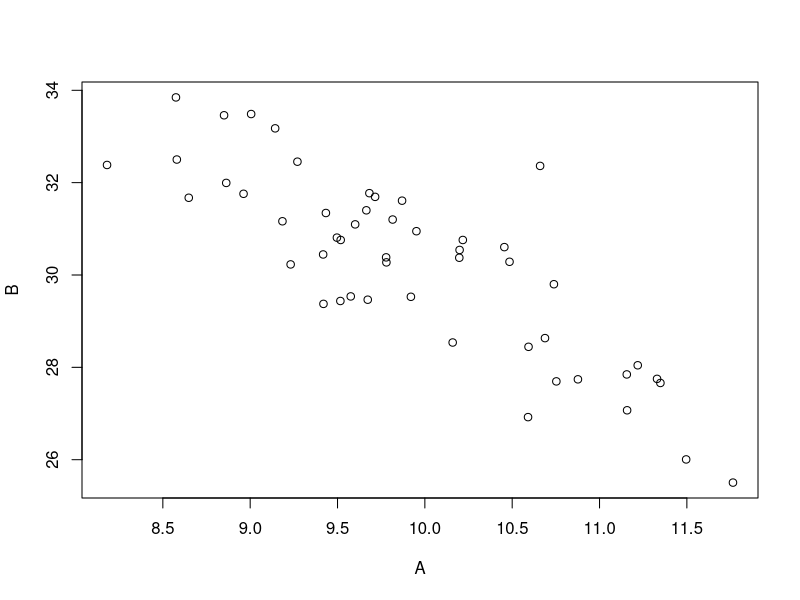
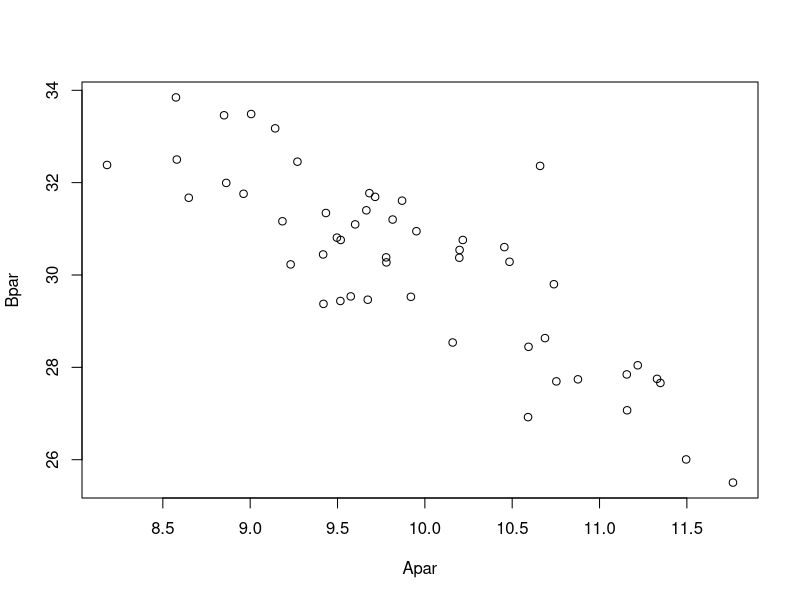
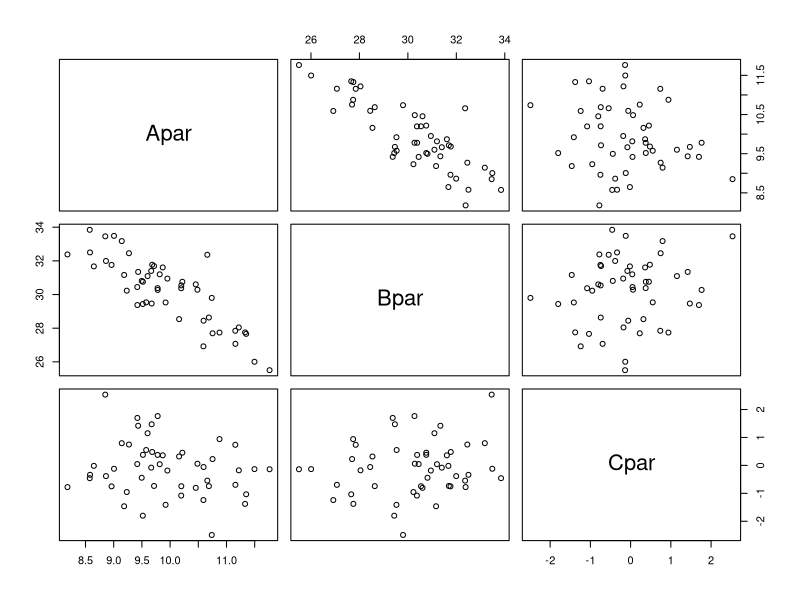
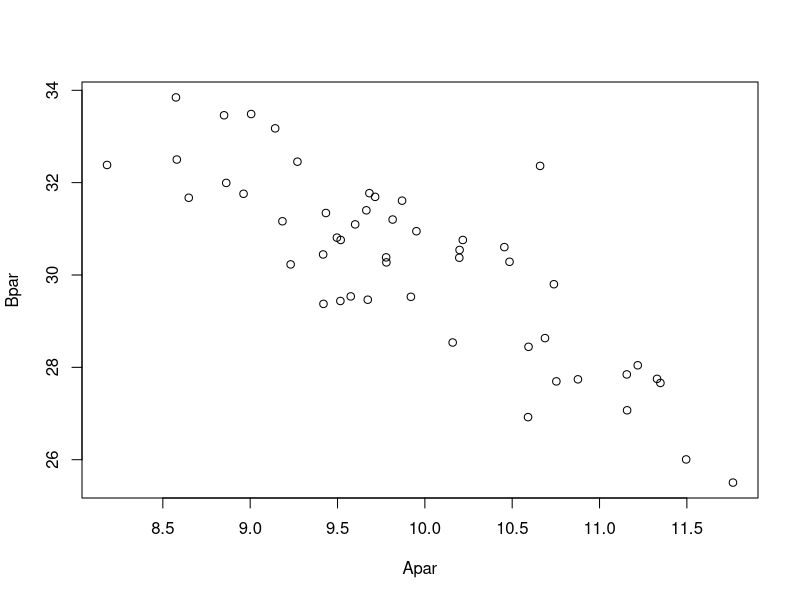
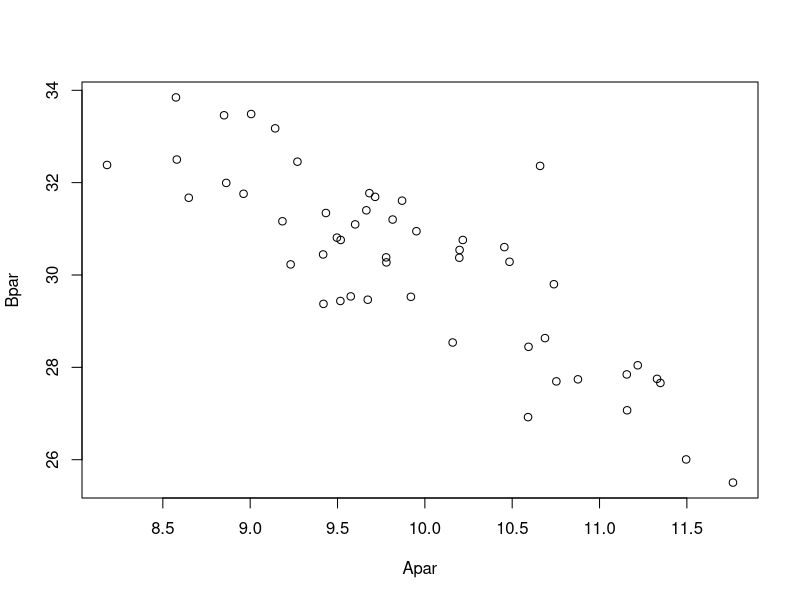
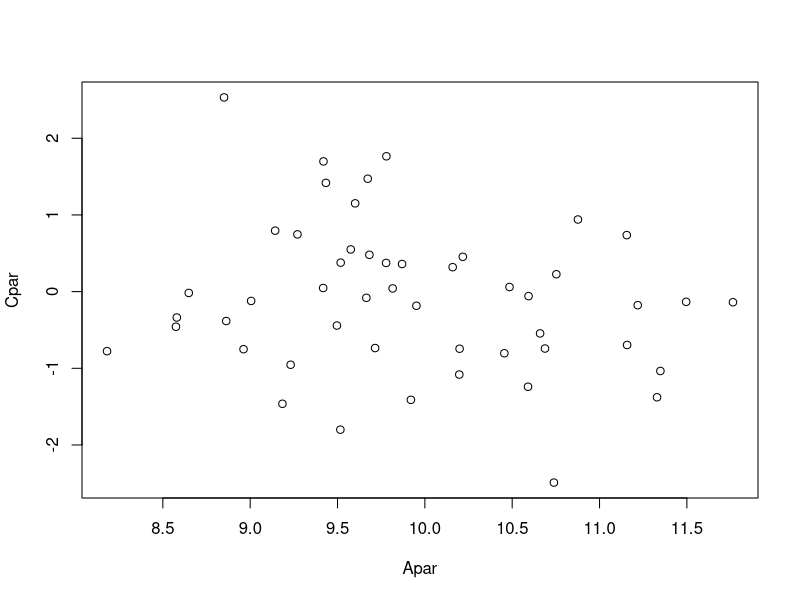

The R script that drew these images, in order:
## manual page
?cor
## Generate data
A <- rnorm(50, 10)
B <- -2 * A + 50 + rnorm(50, 0, 1)
plot(A, B)
cor(A, B)
## Spearman correlation
cor(A, B,meth = "spearman")
## Data frame

AB <- data.frame(Apar = A, Bpar = B)
plot(AB)

ABC <- data.frame(Apar = A, Bpar = B, Cpar = rnorm(50))
plot(ABC)
## Select two variables with formula
plot(Bpar ~ Apar, ABC)
## Named argument
plot(Bpar ~ Apar, data = ABC)

plot(Cpar ~ Apar, ABC)

## Direct reference of a vector in data.frame
ABC$Cpar
